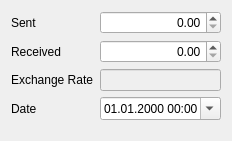
<?xml version="1.0" encoding="UTF-8"?>
<ui version="4.0">
 <class>CashTransferDialog</class>
 <widget class="QDialog" name="CashTransferDialog">
  <property name="windowModality">
   <enum>Qt::WindowModal</enum>
  </property>
  <property name="geometry">
   <rect>
    <x>0</x>
    <y>0</y>
    <width>224</width>
    <height>141</height>
   </rect>
  </property>
  <property name="sizePolicy">
   <sizepolicy hsizetype="Preferred" vsizetype="Preferred">
    <horstretch>0</horstretch>
    <verstretch>0</verstretch>
   </sizepolicy>
  </property>
  <property name="windowTitle">
   <string>Dialog</string>
  </property>
  <property name="locale">
   <locale language="English" country="UnitedKingdom"/>
  </property>
  <layout class="QFormLayout" name="formLayout">
   <item row="0" column="0">
    <widget class="QLabel" name="sentLabel">
     <property name="text">
      <string>Sent</string>
     </property>
    </widget>
   </item>
   <item row="0" column="1">
    <widget class="QDoubleSpinBox" name="sentDoubleSpinBox">
     <property name="alignment">
      <set>Qt::AlignRight|Qt::AlignTrailing|Qt::AlignVCenter</set>
     </property>
     <property name="showGroupSeparator" stdset="0">
      <bool>true</bool>
     </property>
     <property name="maximum">
      <double>10000000000000000.000000000000000</double>
     </property>
    </widget>
   </item>
   <item row="1" column="0">
    <widget class="QLabel" name="receivedLabel">
     <property name="text">
      <string>Received</string>
     </property>
    </widget>
   </item>
   <item row="1" column="1">
    <widget class="QDoubleSpinBox" name="receivedDoubleSpinBox">
     <property name="alignment">
      <set>Qt::AlignRight|Qt::AlignTrailing|Qt::AlignVCenter</set>
     </property>
     <property name="showGroupSeparator" stdset="0">
      <bool>true</bool>
     </property>
     <property name="maximum">
      <double>10000000000000000.000000000000000</double>
     </property>
    </widget>
   </item>
   <item row="2" column="0">
    <widget class="QLabel" name="exchangeRateLabel">
     <property name="text">
      <string>Exchange Rate</string>
     </property>
    </widget>
   </item>
   <item row="2" column="1">
    <widget class="QLineEdit" name="exchangeRateLineEdit">
     <property name="enabled">
      <bool>false</bool>
     </property>
     <property name="styleSheet">
      <string notr="true"/>
     </property>
     <property name="readOnly">
      <bool>true</bool>
     </property>
    </widget>
   </item>
   <item row="3" column="0">
    <widget class="QLabel" name="dateLabel">
     <property name="text">
      <string>Date</string>
     </property>
    </widget>
   </item>
   <item row="3" column="1">
    <widget class="QDateTimeEdit" name="dateTimeEdit">
     <property name="displayFormat">
      <string>dd.MM.yyyy hh:mm</string>
     </property>
     <property name="calendarPopup">
      <bool>true</bool>
     </property>
    </widget>
   </item>
  </layout>
  <action name="actionSelect_Sender">
   <property name="text">
    <string>Select Sender</string>
   </property>
  </action>
  <action name="actionSelect_Recipient">
   <property name="text">
    <string>Select Recipient</string>
   </property>
  </action>
 </widget>
 <resources/>
 <connections/>
</ui>
